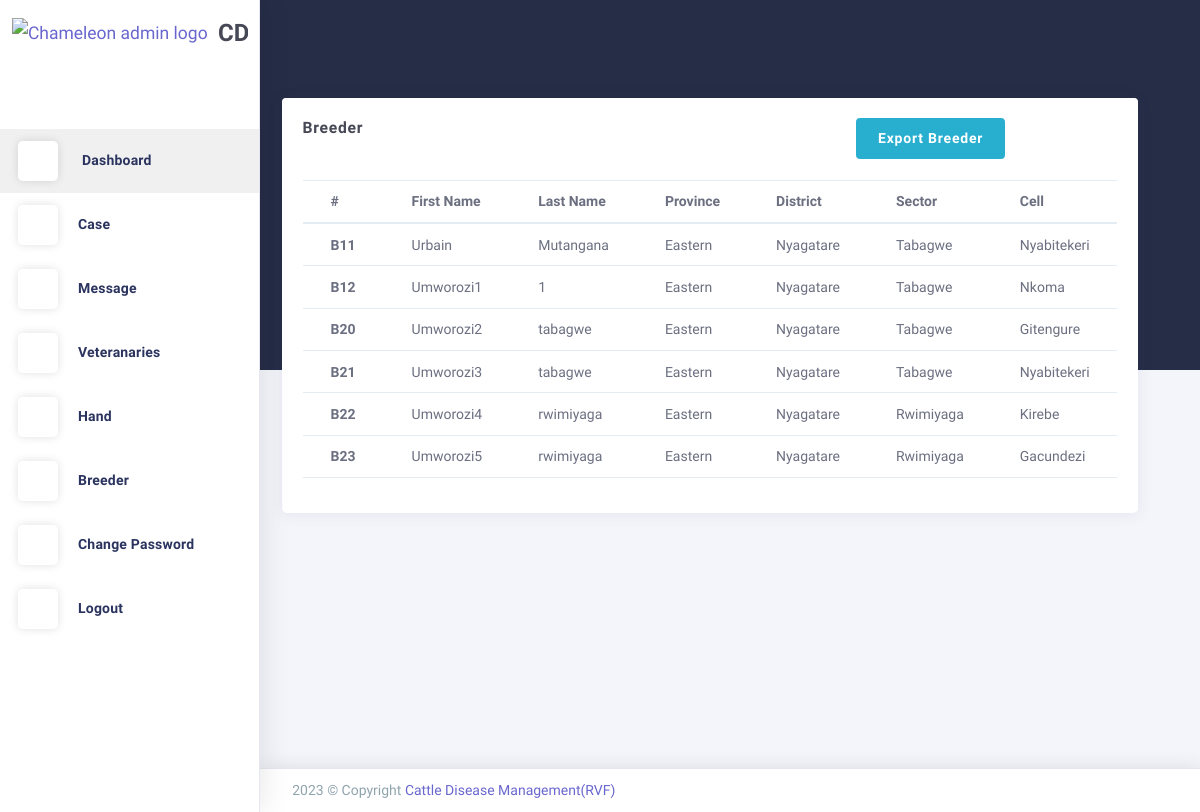
Page /Breeder/ on the earlier database version.
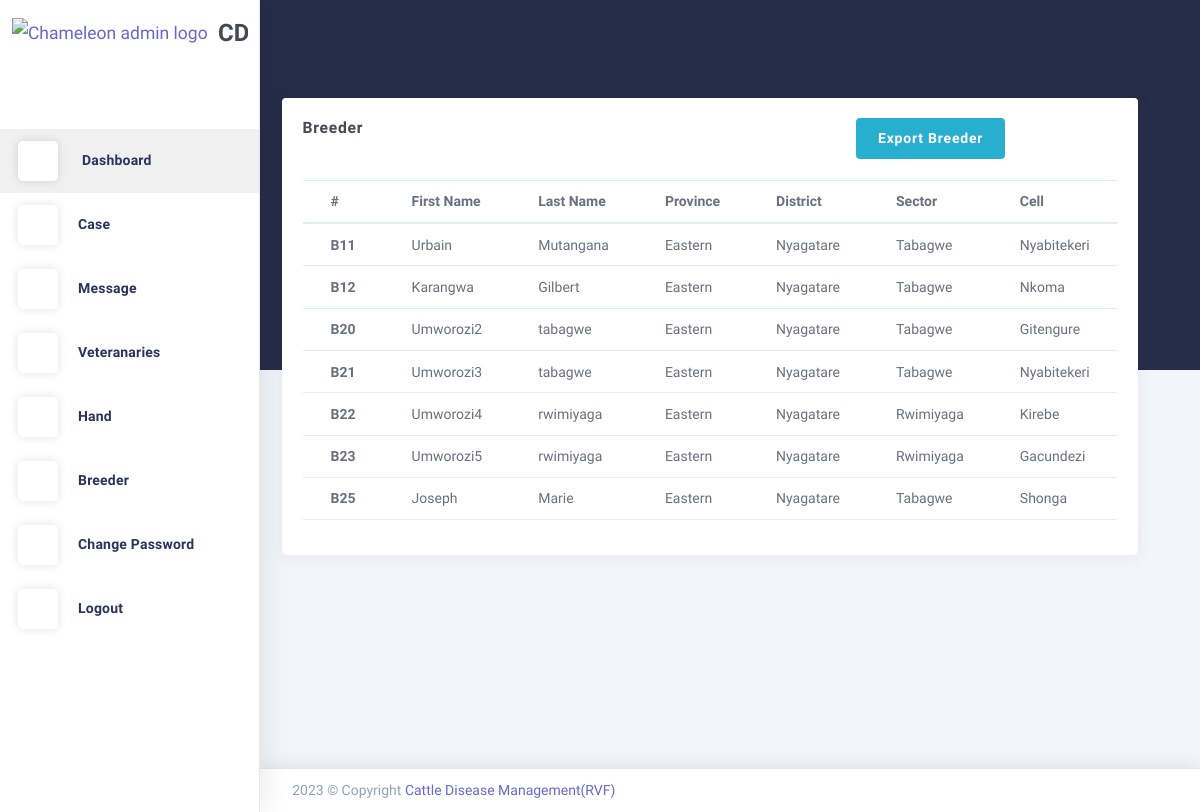
Same page on the later database version.
### users/models.py (models this page shows, shortened)
class User(AbstractBaseUser, PermissionsMixin):
    FirstName=models.CharField(max_length=255,  null=True, blank=True)
    LastName=models.CharField(max_length=255,  null=True, blank=True)
    District=models.CharField(max_length=255,  null=True, blank=True)
    Sector=models.CharField(max_length=255,  null=True, blank=True)
    Cell=models.CharField(max_length=255,  null=True, blank=True)
    Province=models.CharField(max_length=255,  null=True, blank=True)
    email = models.EmailField(max_length=255, unique=True)
    phone = models.CharField(max_length=255, unique=True, null=True, blank=True)
    typee = models.CharField(max_length=255, null=True, blank=True)
    active = models.BooleanField(default=True)
    staff = models.BooleanField(default=False)
    admin = models.BooleanField(default=False)
    objects = UserManager()
    USERNAME_FIELD = 'email'
    REQUIRED_FIELDS = []

### users/views.py (the view)
# urls.py: path('Breeder/',Breeder,name='Breeder'),
def Breeder(request):
    breeder=User.objects.filter(typee='Breeder')
    return render(request, 'Breeder.html',{'breeder':breeder})

### users/templates/Breeder.html (shortened to what this page needs)
{% extends 'base.html'%}
{% load static %}
{% block content%}
<div class="app-content content" style="margin-left:-40px;">
    <div class="content-wrapper">
      <div class="content-header row">
        <div class="content-header-left col-md-4 col-12 mb-2">
        </div>
      </div>
      <div class="content-body">
        <div class="row">
           <div class="col-12">
              <div class="card">
                  <div class="card-header">
                      <h4 class="card-title">Breeder</h4>
                      <div class="heading-elements">
                          <ul class="list-inline mb-0">
                            <a href="{% url 'exportBreeder'%}" style="color:white"><button type="button" class="btn btn-info btn-min-width mr-1 mb-1">Export Breeder</button></a>
                              <li><a data-action="collapse"><i class="ft-minus"></i></a></li>
                              <li><a data-action="expand"><i class="ft-maximize"></i></a></li>
                              <li><a data-action="close"><i class="ft-x"></i></a></li>
                          </ul>
                      </div>
                  </div>
          <div class="card-content collapse show">
              <div class="card-body">
                  <div class="table-responsive">
                      <table class="table">
                          <thead>
                              <tr>
                                  <th>#</th>
                                  <th>First Name</th>
                                  <th>Last Name</th>
                                  <th>Province</th>
                                  <th>District</th>
                                  <th>Sector</th>
                                  <th>Cell</th>
                              </tr>
                          </thead>
                          <tbody>
                            {% for bred in breeder %}
                            <tr>
                                <th scope="row">B{{bred.id}}</th>
                                <td>{{bred.FirstName}}</td>
                                <td>{{bred.LastName}}</td>
                                <td>{{bred.Province}}</td>
                                <td>{{bred.District}}</td>
                                <td>{{bred.Sector}}</td>
                                <td>{{bred.Cell}}</td>
                            </tr>
                            {% endfor %}
                          </tbody>
                      </table>
                  </div>
              </div>
          </div>
      </div>
  </div>
</div>
      </div>
    </div>
  </div>
{% endblock content%}

Differences in the rows shown:
changed User "Nkoma": FirstName "Umworozi1" → "Karangwa"; LastName "1" → "Gilbert"
added User: id "25", FirstName "Joseph", LastName "Marie", Province "Eastern", District "Nyagatare", Sector "Tabagwe", Cell "Shonga"
